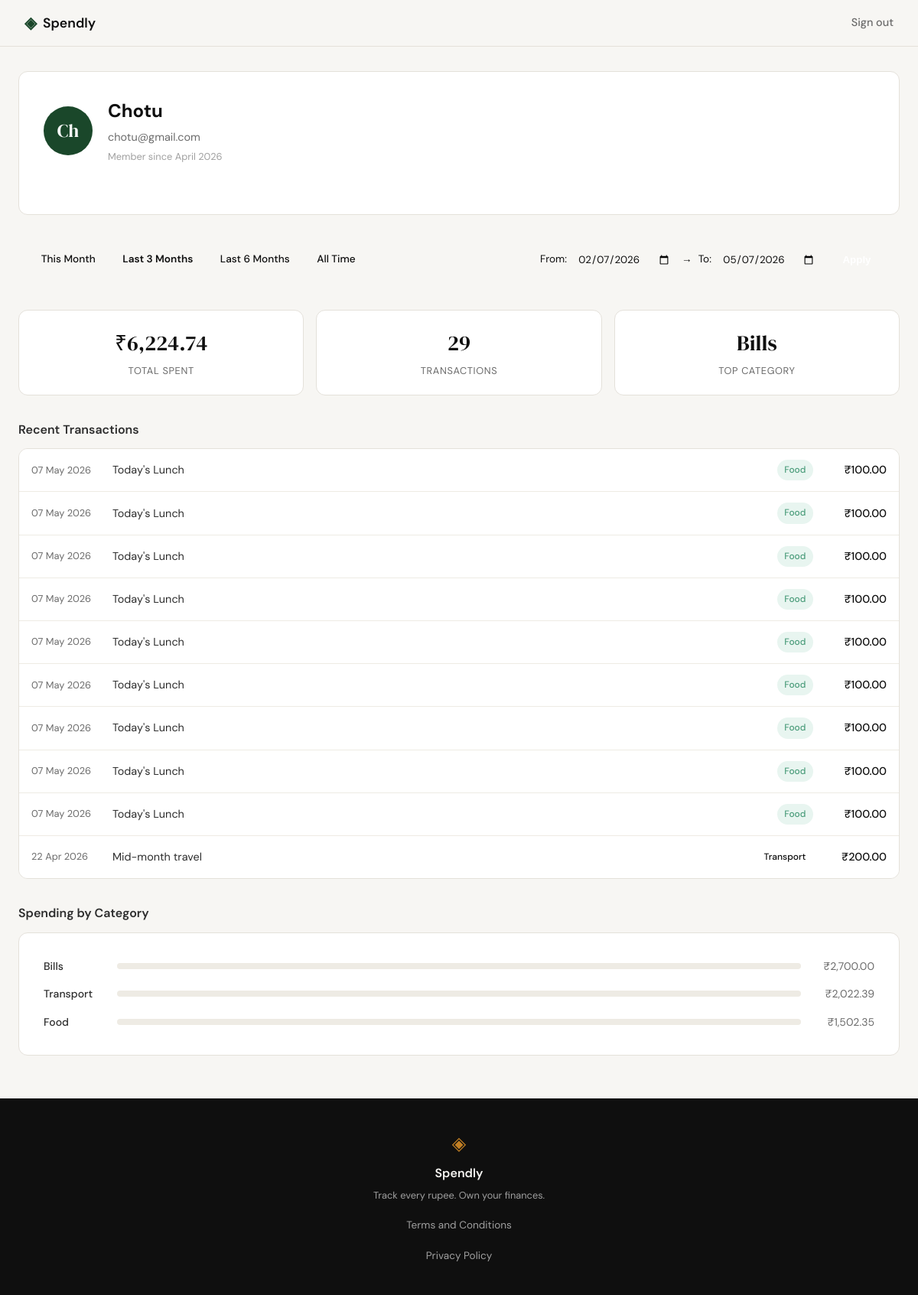
Page /profile?date_from=2026-02-07&date_to=2026-05-07 (signed in) on the committed database.
### tables this page shows
CREATE TABLE users (
            id INTEGER PRIMARY KEY AUTOINCREMENT,
            name TEXT NOT NULL,
            email TEXT UNIQUE NOT NULL,
            password_hash TEXT NOT NULL,
            created_at TEXT DEFAULT (datetime('now'))
        );

CREATE TABLE expenses (
            id INTEGER PRIMARY KEY AUTOINCREMENT,
            user_id INTEGER NOT NULL,
            amount REAL NOT NULL,
            category TEXT NOT NULL,
            date TEXT NOT NULL,
            description TEXT,
            created_at TEXT DEFAULT (datetime('now')),
            FOREIGN KEY (user_id) REFERENCES users(id)
        );

### app.py (the view)
@app.route("/profile")
def profile():
    if not session.get("user_id"):
        return redirect(url_for("login"))
    user = get_user_by_id(session["user_id"])
    if user is None:
        session.pop("user_id", None)
        return redirect(url_for("login"))
    valid_from, valid_to, presets = get_profile_date_filters(request.args)
    stats = get_summary_stats(session["user_id"], date_from=valid_from, date_to=valid_to)
    transactions = get_recent_transactions(session["user_id"], date_from=valid_from, date_to=valid_to)
    categories = get_category_breakdown(session["user_id"], date_from=valid_from, date_to=valid_to)
    return render_template(
        "profile.html",
        user=user,
        stats=stats,
        transactions=transactions,
        categories=categories,
        date_from=valid_from,
        date_to=valid_to,
        presets=presets
    )

### database/db.py (called while the page is built)
def get_db():
    conn = sqlite3.connect(DATABASE_PATH)
    conn.row_factory = sqlite3.Row
    conn.execute("PRAGMA foreign_keys = ON")
    return conn

### database/queries.py (called while the page is built)
def _fmt(amount):
    return f"₹{amount:,.2f}"

def _fmt_date(date_str):
    d = datetime.strptime(date_str, "%Y-%m-%d")
    return d.strftime("%d %b %Y")

def _apply_date_filters(query, params, date_from, date_to):
    if date_from and date_to:
        query += " AND date BETWEEN ? AND ?"
        params.extend([date_from, date_to])
    elif date_from:
        query += " AND date >= ?"
        params.append(date_from)
    elif date_to:
        query += " AND date <= ?"
        params.append(date_to)
    return query, params

def get_user_by_id(user_id: int):
    conn = get_db()
    cursor = conn.cursor()
    cursor.execute(
        "SELECT name, email, created_at FROM users WHERE id = ?",
        (user_id,)
    )
    row = cursor.fetchone()
    conn.close()
    if row is None:
        return None
    created = datetime.strptime(row["created_at"], "%Y-%m-%d %H:%M:%S")
    member_since = created.strftime("%B %Y")
    return {"name": row["name"], "email": row["email"], "member_since": member_since}

def get_recent_transactions(user_id: int, limit: int = 10, date_from: str = None, date_to: str = None):
    conn = get_db()
    cursor = conn.cursor()
    query = "SELECT date, description, category, amount FROM expenses WHERE user_id = ?"
    params = [user_id]
    query, params = _apply_date_filters(query, params, date_from, date_to)
    query += " ORDER BY date DESC LIMIT ?"
    params.append(limit)
    cursor.execute(query, params)
    rows = cursor.fetchall()
    conn.close()
    return [
        {"date": _fmt_date(row["date"]), "description": row["description"], "category": row["category"], "amount": _fmt(row["amount"])}
        for row in rows
    ]

### templates/profile.html (shortened to what this page needs)
{% extends "base.html" %}
{% block content %}
<div class="container" style="max-width: var(--max-width); margin: 0 auto; padding: 2rem 1.5rem;">
    <link rel="stylesheet" href="{{ url_for('static', filename='css/profile.css') }}">
    <div class="auth-card" style="margin-bottom: 1.5rem;">
        <div class="profile-header">
            <div class="avatar">{{ user.name[:2] }}</div>
            <div class="user-info">
                <h1>{{ user.name }}</h1>
                <p>{{ user.email }}</p>
                <p class="member-since">Member since {{ user.member_since }}</p>
            </div>
        </div>
    </div>
    <div class="filter-bar">
        <div class="presets">
            <a href="{{ url_for('profile', date_from=presets.this_month[0], date_to=presets.this_month[1]) }}"
               class="preset-btn {{ 'active' if date_from == presets.this_month[0] and date_to == presets.this_month[1] }}">This Month</a>
            <a href="{{ url_for('profile', date_from=presets.three_months[0], date_to=presets.three_months[1]) }}"
               class="preset-btn {{ 'active' if date_from == presets.three_months[0] and date_to == presets.three_months[1] }}">Last 3 Months</a>
            <a href="{{ url_for('profile', date_from=presets.six_months[0], date_to=presets.six_months[1]) }}"
               class="preset-btn {{ 'active' if date_from == presets.six_months[0] and date_to == presets.six_months[1] }}">Last 6 Months</a>
            <a href="{{ url_for('profile') }}"
               class="preset-btn {{ 'active' if not date_from and not date_to }}">All Time</a>
        </div>
        <form class="custom-range" method="GET" action="{{ url_for('profile') }}">
            <label>From:</label>
            <input type="date" name="date_from" value="{{ date_from or '' }}">
            <span class="date-separator">&rarr;</span>
            <label>To:</label>
            <input type="date" name="date_to" value="{{ date_to or '' }}">
            <button type="submit" class="apply-btn">Apply</button>
        </form>
    </div>
    <div class="stat-grid" style="margin-bottom: 2rem;">
        <div class="stat-card">
            <div class="stat-value">{{ stats.total_spent }}</div>
            <div class="stat-label">Total Spent</div>
        </div>
        <div class="stat-card">
            <div class="stat-value">{{ stats.transaction_count }}</div>
            <div class="stat-label">Transactions</div>
        </div>
        <div class="stat-card">
            <div class="stat-value">{{ stats.top_category }}</div>
            <div class="stat-label">Top Category</div>
        </div>
    </div>
    <div style="margin-bottom: 2rem;">
        <div class="section-title">Recent Transactions</div>
        <div class="transaction-list">
            {% for tx in transactions %}
            <div class="transaction-row">
                <span class="tx-date">{{ tx.date }}</span>
                <span class="tx-desc">{{ tx.description }}</span>
                <span class="badge badge-{{ tx.category|lower }}">{{ tx.category }}</span>
                <span class="tx-amount">{{ tx.amount }}</span>
            </div>
            {% endfor %}
        </div>
    </div>
    <div>
        <div class="section-title">Spending by Category</div>
        <div class="auth-card">
            <div class="category-list">
                {% for cat in categories %}
                <div class="category-row">
                    <span class="cat-name">{{ cat.name }}</span>
                    <div class="cat-bar-wrap">
                        <div class="category-bar-track">
                            <div class="category-bar {{ cat.class }}" style="width: {{ cat.percent }}%"></div>
                        </div>
                    </div>
                    <span class="cat-amount">{{ cat.amount }}</span>
                </div>
                {% endfor %}
            </div>
        </div>
    </div>
</div>
{% endblock %}

### static/css/style.css (style rules this page uses)
:root { --ink: #0f0f0f; --ink-soft: #2d2d2d; --ink-muted: #6b6b6b; --ink-faint: #a0a0a0; --paper: #f7f6f3; --paper-warm: #f0ede6; --paper-card: #ffffff; --accent: #1a472a; --accent-light: #e8f0eb; --accent-2: #c17f24; --accent-2-light: #fdf3e3; --danger: #c0392b; --danger-light: #fdecea; --border: #e4e1da; --border-soft: #eeebe4; --green: #4a9c7a; --green-light: #e8f5f0; --blue: #5b7fa6; --purple: #8b5e83; --orange: #e8a44a; --font-display: 'DM Serif Display', Georgia, serif; --font-body: 'DM Sans', system-ui, sans-serif; --max-width: 1200px; --auth-width: 440px; --radius-sm: 6px; --radius-md: 12px; --radius-lg: 20px; }
*, *::before, *::after { box-sizing: border-box; margin: 0; padding: 0; }
html { font-size: 16px; scroll-behavior: smooth; }
body { background: var(--paper); color: var(--ink); font-family: var(--font-body); font-size: 1rem; line-height: 1.6; -webkit-font-smoothing: antialiased; }
a { color: inherit; text-decoration: none; }
.auth-card { background: var(--paper-card); border: 1px solid var(--border); border-radius: var(--radius-md); padding: 2rem; margin-bottom: 1.5rem; }
.profile-header { display: flex; align-items: center; gap: 1.25rem; margin-bottom: 2rem; }
.avatar { width: 64px; height: 64px; border-radius: 50%; background: var(--accent); color: var(--paper-card); display: flex; align-items: center; justify-content: center; font-family: var(--font-display); font-size: 1.5rem; font-weight: 400; flex-shrink: 0; }
.user-info h1 { font-size: 1.5rem; color: var(--ink); margin: 0 0 0.25rem; }
.user-info p { color: var(--ink-muted); font-size: 0.9rem; margin: 0; }
.user-info .member-since { color: var(--ink-faint); font-size: 0.8rem; margin-top: 0.25rem; }
.stat-grid { display: grid; grid-template-columns: repeat(3, 1fr); gap: 1rem; margin-bottom: 2rem; }
.stat-card { background: var(--paper-card); border: 1px solid var(--border); border-radius: var(--radius-md); padding: 1.25rem; text-align: center; }
.stat-value { font-family: var(--font-display); font-size: 1.75rem; color: var(--ink); margin-bottom: 0.25rem; }
.stat-label { color: var(--ink-muted); font-size: 0.8rem; text-transform: uppercase; letter-spacing: 0.05em; }
.section-title { font-size: 1rem; font-weight: 600; color: var(--ink-soft); margin-bottom: 0.75rem; }
.transaction-list { display: flex; flex-direction: column; border: 1px solid var(--border); border-radius: var(--radius-md); overflow: hidden; margin-bottom: 2rem; }
.transaction-row { display: flex; align-items: center; gap: 1rem; padding: 0.875rem 1rem; background: var(--paper-card); border-bottom: 1px solid var(--border-soft); }
.transaction-row:last-child { border-bottom: none; }
.transaction-row .tx-date { color: var(--ink-muted); font-size: 0.8rem; min-width: 90px; }
.transaction-row .tx-desc { flex: 1; color: var(--ink-soft); font-size: 0.9rem; }
.transaction-row .tx-amount { font-weight: 500; color: var(--ink); font-size: 0.9rem; min-width: 80px; text-align: right; }
.category-list { display: flex; flex-direction: column; gap: 0.875rem; }
.category-row { display: flex; align-items: center; gap: 1rem; }
.category-row .cat-name { min-width: 80px; color: var(--ink-soft); font-size: 0.875rem; font-weight: 500; }
.category-row .cat-bar-wrap { flex: 1; display: flex; align-items: center; gap: 0.75rem; }
.category-bar-track { flex: 1; height: 8px; background: var(--border-soft); border-radius: 999px; overflow: hidden; }
.category-bar { height: 100%; border-radius: 999px; }
.category-row .cat-amount { min-width: 80px; text-align: right; color: var(--ink-muted); font-size: 0.875rem; }
.badge { display: inline-flex; align-items: center; padding: 0.25rem 0.6rem; border-radius: 999px; font-size: 0.75rem; font-weight: 500; }
.badge-food { background: var(--green-light); color: var(--green); }

### rows in the picture
users: name "Ch", name "Chotu", email "chotu@gmail.com"
expenses: date "07 May 2026", description "Today's Lunch", category "Food", amount "₹100.00"
expenses: date "07 May 2026", description "Today's Lunch", category "Food", amount "₹100.00"
expenses: date "07 May 2026", description "Today's Lunch", category "Food", amount "₹100.00"
expenses: date "07 May 2026", description "Today's Lunch", category "Food", amount "₹100.00"
expenses: date "07 May 2026", description "Today's Lunch", category "Food", amount "₹100.00"
expenses: date "07 May 2026", description "Today's Lunch", category "Food", amount "₹100.00"
expenses: date "07 May 2026", description "Today's Lunch", category "Food", amount "₹100.00"
expenses: date "07 May 2026", description "Today's Lunch", category "Food", amount "₹100.00"
expenses: date "07 May 2026", description "Today's Lunch", category "Food", amount "₹100.00"
expenses: date "22 Apr 2026", description "Mid-month travel", category "Transport", amount "₹200.00"

### other values in the picture
{{ user.member_since }} "April 2026"
{{ stats.total_spent }} "₹6,224.74"
{{ stats.transaction_count }} "29"
{{ stats.top_category }} "Bills"
{{ cat.name }} "Bills" "Transport" "Food"
{{ cat.amount }} "₹2,700.00" "₹2,022.39" "₹1,502.35"
